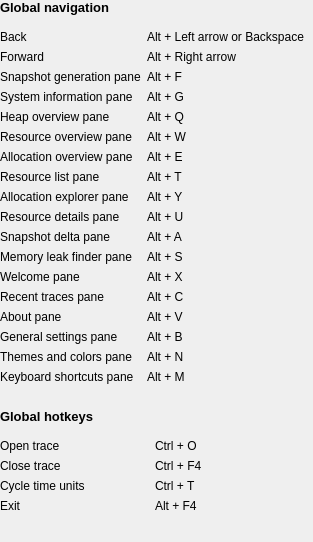
           <widget class="QWidget" name="column_1_wrapper_" native="true">
            <layout class="QVBoxLayout" name="vertical_layout_3_">
             <property name="leftMargin">
              <number>0</number>
             </property>
             <property name="topMargin">
              <number>0</number>
             </property>
             <property name="rightMargin">
              <number>0</number>
             </property>
             <property name="bottomMargin">
              <number>0</number>
             </property>
             <item>
              <widget class="ScaledLabel" name="label_global_navigation_">
               <property name="sizePolicy">
                <sizepolicy hsizetype="MinimumExpanding" vsizetype="Fixed">
                 <horstretch>0</horstretch>
                 <verstretch>0</verstretch>
                </sizepolicy>
               </property>
               <property name="font">
                <font>
                 <pointsize>10</pointsize>
                 <weight>75</weight>
                 <bold>true</bold>
                </font>
               </property>
               <property name="text">
                <string>Global navigation</string>
               </property>
               <property name="indent">
                <number>0</number>
               </property>
              </widget>
             </item>
             <item>
              <widget class="QWidget" name="global_navigation_layout_" native="true">
               <layout class="QGridLayout" name="grid_layout_">
                <property name="leftMargin">
                 <number>0</number>
                </property>
                <item row="0" column="0">
                 <widget class="ScaledLabel" name="label_back_">
                  <property name="sizePolicy">
                   <sizepolicy hsizetype="MinimumExpanding" vsizetype="Fixed">
                    <horstretch>0</horstretch>
                    <verstretch>0</verstretch>
                   </sizepolicy>
                  </property>
                  <property name="text">
                   <string>Back</string>
                  </property>
                 </widget>
                </item>
                <item row="0" column="1">
                 <widget class="ScaledLabel" name="content_back_">
                  <property name="sizePolicy">
                   <sizepolicy hsizetype="MinimumExpanding" vsizetype="Fixed">
                    <horstretch>0</horstretch>
                    <verstretch>0</verstretch>
                   </sizepolicy>
                  </property>
                  <property name="text">
                   <string>Alt + Left arrow or Backspace</string>
                  </property>
                 </widget>
                </item>
                <item row="1" column="0">
                 <widget class="ScaledLabel" name="label_forward_">
                  <property name="sizePolicy">
                   <sizepolicy hsizetype="MinimumExpanding" vsizetype="Fixed">
                    <horstretch>0</horstretch>
                    <verstretch>0</verstretch>
                   </sizepolicy>
                  </property>
                  <property name="text">
                   <string>Forward</string>
                  </property>
                 </widget>
                </item>
                <item row="1" column="1">
                 <widget class="ScaledLabel" name="content_forward_">
                  <property name="sizePolicy">
                   <sizepolicy hsizetype="MinimumExpanding" vsizetype="Fixed">
                    <horstretch>0</horstretch>
                    <verstretch>0</verstretch>
                   </sizepolicy>
                  </property>
                  <property name="text">
                   <string>Alt + Right arrow</string>
                  </property>
                 </widget>
                </item>
                <item row="2" column="0">
                 <widget class="ScaledLabel" name="label_timeline_">
                  <property name="sizePolicy">
                   <sizepolicy hsizetype="MinimumExpanding" vsizetype="Fixed">
                    <horstretch>0</horstretch>
                    <verstretch>0</verstretch>
                   </sizepolicy>
                  </property>
                  <property name="text">
                   <string>Snapshot generation pane</string>
                  </property>
                 </widget>
                </item>
                <item row="2" column="1">
                 <widget class="ScaledLabel" name="content_timeline_">
                  <property name="sizePolicy">
                   <sizepolicy hsizetype="MinimumExpanding" vsizetype="Fixed">
                    <horstretch>0</horstretch>
                    <verstretch>0</verstretch>
                   </sizepolicy>
                  </property>
                  <property name="text">
                   <string>Alt + F</string>
                  </property>
                 </widget>
                </item>
                <item row="3" column="0">
                 <widget class="ScaledLabel" name="label_device_configuration_">
                  <property name="sizePolicy">
                   <sizepolicy hsizetype="MinimumExpanding" vsizetype="Fixed">
                    <horstretch>0</horstretch>
                    <verstretch>0</verstretch>
                   </sizepolicy>
                  </property>
                  <property name="text">
                   <string>System information pane</string>
                  </property>
                 </widget>
                </item>
                <item row="3" column="1">
                 <widget class="ScaledLabel" name="content_device_configuration_">
                  <property name="sizePolicy">
                   <sizepolicy hsizetype="MinimumExpanding" vsizetype="Fixed">
                    <horstretch>0</horstretch>
                    <verstretch>0</verstretch>
                   </sizepolicy>
                  </property>
                  <property name="text">
                   <string>Alt + G</string>
                  </property>
                 </widget>
                </item>
                <item row="4" column="0">
                 <widget class="ScaledLabel" name="label_heap_overview_">
                  <property name="sizePolicy">
                   <sizepolicy hsizetype="MinimumExpanding" vsizetype="Fixed">
                    <horstretch>0</horstretch>
                    <verstretch>0</verstretch>
                   </sizepolicy>
                  </property>
                  <property name="text">
                   <string>Heap overview pane</string>
                  </property>
                 </widget>
                </item>
                <item row="4" column="1">
                 <widget class="ScaledLabel" name="content_heap_overview_">
                  <property name="sizePolicy">
                   <sizepolicy hsizetype="MinimumExpanding" vsizetype="Fixed">
                    <horstretch>0</horstretch>
                    <verstretch>0</verstretch>
                   </sizepolicy>
                  </property>
                  <property name="text">
                   <string>Alt + Q</string>
                  </property>
                 </widget>
                </item>
                <item row="5" column="0">
                 <widget class="ScaledLabel" name="label_resource_overview_">
                  <property name="sizePolicy">
                   <sizepolicy hsizetype="MinimumExpanding" vsizetype="Fixed">
                    <horstretch>0</horstretch>
                    <verstretch>0</verstretch>
                   </sizepolicy>
                  </property>
                  <property name="text">
                   <string>Resource overview pane</string>
                  </property>
                 </widget>
                </item>
                <item row="5" column="1">
                 <widget class="ScaledLabel" name="content_resource_overview_">
                  <property name="sizePolicy">
                   <sizepolicy hsizetype="MinimumExpanding" vsizetype="Fixed">
                    <horstretch>0</horstretch>
                    <verstretch>0</verstretch>
                   </sizepolicy>
                  </property>
                  <property name="text">
                   <string>Alt + W</string>
                  </property>
                 </widget>
                </item>
                <item row="6" column="0">
                 <widget class="ScaledLabel" name="label_allocation_overview_">
                  <property name="sizePolicy">
                   <sizepolicy hsizetype="MinimumExpanding" vsizetype="Fixed">
                    <horstretch>0</horstretch>
                    <verstretch>0</verstretch>
                   </sizepolicy>
                  </property>
                  <property name="text">
                   <string>Allocation overview pane</string>
                  </property>
                 </widget>
                </item>
                <item row="6" column="1">
                 <widget class="ScaledLabel" name="content_allocation_overview_">
                  <property name="sizePolicy">
                   <sizepolicy hsizetype="MinimumExpanding" vsizetype="Fixed">
                    <horstretch>0</horstretch>
                    <verstretch>0</verstretch>
                   </sizepolicy>
                  </property>
                  <property name="text">
                   <string>Alt + E</string>
                  </property>
                 </widget>
                </item>
                <item row="7" column="0">
                 <widget class="ScaledLabel" name="label_resource_list_">
                  <property name="sizePolicy">
                   <sizepolicy hsizetype="MinimumExpanding" vsizetype="Fixed">
                    <horstretch>0</horstretch>
                    <verstretch>0</verstretch>
                   </sizepolicy>
                  </property>
                  <property name="text">
                   <string>Resource list pane</string>
                  </property>
                 </widget>
                </item>
                <item row="7" column="1">
                 <widget class="ScaledLabel" name="content_resource_list_">
                  <property name="sizePolicy">
                   <sizepolicy hsizetype="MinimumExpanding" vsizetype="Fixed">
                    <horstretch>0</horstretch>
                    <verstretch>0</verstretch>
                   </sizepolicy>
                  </property>
                  <property name="text">
                   <string>Alt + T</string>
                  </property>
                 </widget>
                </item>
                <item row="8" column="0">
                 <widget class="ScaledLabel" name="label_allocation_explorer_">
                  <property name="sizePolicy">
                   <sizepolicy hsizetype="MinimumExpanding" vsizetype="Fixed">
                    <horstretch>0</horstretch>
                    <verstretch>0</verstretch>
                   </sizepolicy>
                  </property>
                  <property name="text">
                   <string>Allocation explorer pane</string>
                  </property>
                 </widget>
                </item>
                <item row="8" column="1">
                 <widget class="ScaledLabel" name="content_allocation_explorer_">
                  <property name="sizePolicy">
                   <sizepolicy hsizetype="MinimumExpanding" vsizetype="Fixed">
                    <horstretch>0</horstretch>
                    <verstretch>0</verstretch>
                   </sizepolicy>
                  </property>
                  <property name="text">
                   <string>Alt + Y</string>
                  </property>
                 </widget>
                </item>
                <item row="9" column="0">
                 <widget class="ScaledLabel" name="label_resource_details_">
                  <property name="sizePolicy">
                   <sizepolicy hsizetype="MinimumExpanding" vsizetype="Fixed">
                    <horstretch>0</horstretch>
                    <verstretch>0</verstretch>
                   </sizepolicy>
                  </property>
                  <property name="text">
                   <string>Resource details pane</string>
                  </property>
                 </widget>
                </item>
                <item row="9" column="1">
                 <widget class="ScaledLabel" name="content_resource_details_">
                  <property name="sizePolicy">
                   <sizepolicy hsizetype="MinimumExpanding" vsizetype="Fixed">
                    <horstretch>0</horstretch>
                    <verstretch>0</verstretch>
                   </sizepolicy>
                  </property>
                  <property name="text">
                   <string>Alt + U</string>
                  </property>
                 </widget>
                </item>
                <item row="10" column="0">
                 <widget class="ScaledLabel" name="label_snapshot_delta_">
                  <property name="sizePolicy">
                   <sizepolicy hsizetype="MinimumExpanding" vsizetype="Fixed">
                    <horstretch>0</horstretch>
                    <verstretch>0</verstretch>
                   </sizepolicy>
                  </property>
                  <property name="text">
                   <string>Snapshot delta pane</string>
                  </property>
                 </widget>
                </item>
                <item row="10" column="1">
                 <widget class="ScaledLabel" name="content_snapshot_delta_">
                  <property name="sizePolicy">
                   <sizepolicy hsizetype="MinimumExpanding" vsizetype="Fixed">
                    <horstretch>0</horstretch>
                    <verstretch>0</verstretch>
                   </sizepolicy>
                  </property>
                  <property name="text">
                   <string>Alt + A</string>
                  </property>
                 </widget>
                </item>
                <item row="11" column="0">
                 <widget class="ScaledLabel" name="label_memory_leak_finder_">
                  <property name="sizePolicy">
                   <sizepolicy hsizetype="MinimumExpanding" vsizetype="Fixed">
                    <horstretch>0</horstretch>
                    <verstretch>0</verstretch>
                   </sizepolicy>
                  </property>
                  <property name="text">
                   <string>Memory leak finder pane</string>
                  </property>
                 </widget>
                </item>
                <item row="11" column="1">
                 <widget class="ScaledLabel" name="content_memory_leak_finder_">
                  <property name="sizePolicy">
                   <sizepolicy hsizetype="MinimumExpanding" vsizetype="Fixed">
                    <horstretch>0</horstretch>
                    <verstretch>0</verstretch>
                   </sizepolicy>
                  </property>
                  <property name="text">
                   <string>Alt + S</string>
                  </property>
                 </widget>
                </item>
                <item row="12" column="0">
                 <widget class="ScaledLabel" name="label_Welcome_">
                  <property name="sizePolicy">
                   <sizepolicy hsizetype="MinimumExpanding" vsizetype="Fixed">
                    <horstretch>0</horstretch>
                    <verstretch>0</verstretch>
                   </sizepolicy>
                  </property>
                  <property name="text">
                   <string>Welcome pane</string>
                  </property>
                 </widget>
                </item>
                <item row="12" column="1">
                 <widget class="ScaledLabel" name="content_welcome_">
                  <property name="sizePolicy">
                   <sizepolicy hsizetype="MinimumExpanding" vsizetype="Fixed">
                    <horstretch>0</horstretch>
                    <verstretch>0</verstretch>
                   </sizepolicy>
                  </property>
                  <property name="text">
                   <string>Alt + X</string>
                  </property>
                 </widget>
                </item>
                <item row="13" column="0">
                 <widget class="ScaledLabel" name="label_recent_traces_">
                  <property name="sizePolicy">
                   <sizepolicy hsizetype="MinimumExpanding" vsizetype="Fixed">
                    <horstretch>0</horstretch>
                    <verstretch>0</verstretch>
                   </sizepolicy>
                  </property>
                  <property name="text">
                   <string>Recent traces pane</string>
                  </property>
                 </widget>
                </item>
                <item row="13" column="1">
                 <widget class="ScaledLabel" name="content_recent_traces_">
                  <property name="sizePolicy">
                   <sizepolicy hsizetype="MinimumExpanding" vsizetype="Fixed">
                    <horstretch>0</horstretch>
                    <verstretch>0</verstretch>
                   </sizepolicy>
                  </property>
                  <property name="text">
                   <string>Alt + C</string>
                  </property>
                 </widget>
                </item>
                <item row="14" column="0">
                 <widget class="ScaledLabel" name="label_about_">
                  <property name="sizePolicy">
                   <sizepolicy hsizetype="MinimumExpanding" vsizetype="Fixed">
                    <horstretch>0</horstretch>
                    <verstretch>0</verstretch>
                   </sizepolicy>
                  </property>
                  <property name="text">
                   <string>About pane</string>
                  </property>
                 </widget>
                </item>
                <item row="14" column="1">
                 <widget class="ScaledLabel" name="content_about_">
                  <property name="sizePolicy">
                   <sizepolicy hsizetype="MinimumExpanding" vsizetype="Fixed">
                    <horstretch>0</horstretch>
                    <verstretch>0</verstretch>
                   </sizepolicy>
                  </property>
                  <property name="text">
                   <string>Alt + V</string>
                  </property>
                 </widget>
                </item>
                <item row="15" column="0">
                 <widget class="ScaledLabel" name="label_general_settings_">
                  <property name="sizePolicy">
                   <sizepolicy hsizetype="MinimumExpanding" vsizetype="Fixed">
                    <horstretch>0</horstretch>
                    <verstretch>0</verstretch>
                   </sizepolicy>
                  </property>
                  <property name="text">
                   <string>General settings pane</string>
                  </property>
                 </widget>
                </item>
                <item row="15" column="1">
                 <widget class="ScaledLabel" name="content_general_settings_">
                  <property name="sizePolicy">
                   <sizepolicy hsizetype="MinimumExpanding" vsizetype="Fixed">
                    <horstretch>0</horstretch>
                    <verstretch>0</verstretch>
                   </sizepolicy>
                  </property>
                  <property name="text">
                   <string>Alt + B</string>
                  </property>
                 </widget>
                </item>
                <item row="16" column="0">
                 <widget class="ScaledLabel" name="label_themes_and_colors_">
                  <property name="sizePolicy">
                   <sizepolicy hsizetype="MinimumExpanding" vsizetype="Fixed">
                    <horstretch>0</horstretch>
                    <verstretch>0</verstretch>
                   </sizepolicy>
                  </property>
                  <property name="text">
                   <string>Themes and colors pane</string>
                  </property>
                 </widget>
                </item>
                <item row="16" column="1">
                 <widget class="ScaledLabel" name="content_themes_and_colors_">
                  <property name="sizePolicy">
                   <sizepolicy hsizetype="MinimumExpanding" vsizetype="Fixed">
                    <horstretch>0</horstretch>
                    <verstretch>0</verstretch>
                   </sizepolicy>
                  </property>
                  <property name="text">
                   <string>Alt + N</string>
                  </property>
                 </widget>
                </item>
                <item row="17" column="0">
                 <widget class="ScaledLabel" name="label_keyboard_shortcuts_">
                  <property name="sizePolicy">
                   <sizepolicy hsizetype="MinimumExpanding" vsizetype="Fixed">
                    <horstretch>0</horstretch>
                    <verstretch>0</verstretch>
                   </sizepolicy>
                  </property>
                  <property name="text">
                   <string>Keyboard shortcuts pane</string>
                  </property>
                 </widget>
                </item>
                <item row="17" column="1">
                 <widget class="ScaledLabel" name="content_keyboard_shortcuts_">
                  <property name="sizePolicy">
                   <sizepolicy hsizetype="MinimumExpanding" vsizetype="Fixed">
                    <horstretch>0</horstretch>
                    <verstretch>0</verstretch>
                   </sizepolicy>
                  </property>
                  <property name="text">
                   <string>Alt + M</string>
                  </property>
                 </widget>
                </item>
               </layout>
              </widget>
             </item>
             <item>
              <spacer name="vertical_spacer_1_">
               <property name="orientation">
                <enum>Qt::Vertical</enum>
               </property>
               <property name="sizeType">
                <enum>QSizePolicy::Fixed</enum>
               </property>
               <property name="sizeHint" stdset="0">
                <size>
                 <width>20</width>
                 <height>10</height>
                </size>
               </property>
              </spacer>
             </item>
             <item>
              <widget class="ScaledLabel" name="label_global_hotkeys_">
               <property name="sizePolicy">
                <sizepolicy hsizetype="MinimumExpanding" vsizetype="Fixed">
                 <horstretch>0</horstretch>
                 <verstretch>0</verstretch>
                </sizepolicy>
               </property>
               <property name="font">
                <font>
                 <pointsize>10</pointsize>
                 <weight>75</weight>
                 <bold>true</bold>
                </font>
               </property>
               <property name="text">
                <string>Global hotkeys</string>
               </property>
              </widget>
             </item>
             <item>
              <widget class="QWidget" name="global_hotkeys_layout_" native="true">
               <layout class="QGridLayout" name="grid_layout_2_">
                <property name="leftMargin">
                 <number>0</number>
                </property>
                <item row="0" column="0">
                 <widget class="ScaledLabel" name="label_open_">
                  <property name="sizePolicy">
                   <sizepolicy hsizetype="MinimumExpanding" vsizetype="Fixed">
                    <horstretch>0</horstretch>
                    <verstretch>0</verstretch>
                   </sizepolicy>
                  </property>
                  <property name="text">
                   <string>Open trace</string>
                  </property>
                 </widget>
                </item>
                <item row="0" column="1">
                 <widget class="ScaledLabel" name="content_open_">
                  <property name="sizePolicy">
                   <sizepolicy hsizetype="MinimumExpanding" vsizetype="Fixed">
                    <horstretch>0</horstretch>
                    <verstretch>0</verstretch>
                   </sizepolicy>
                  </property>
                  <property name="text">
                   <string>Ctrl + O</string>
                  </property>
                 </widget>
                </item>
                <item row="1" column="0">
                 <widget class="ScaledLabel" name="label_close_">
                  <property name="sizePolicy">
                   <sizepolicy hsizetype="MinimumExpanding" vsizetype="Fixed">
                    <horstretch>0</horstretch>
                    <verstretch>0</verstretch>
                   </sizepolicy>
                  </property>
                  <property name="text">
                   <string>Close trace</string>
                  </property>
                 </widget>
                </item>
                <item row="1" column="1">
                 <widget class="ScaledLabel" name="content_close_">
                  <property name="sizePolicy">
                   <sizepolicy hsizetype="MinimumExpanding" vsizetype="Fixed">
                    <horstretch>0</horstretch>
                    <verstretch>0</verstretch>
                   </sizepolicy>
                  </property>
                  <property name="text">
                   <string>Ctrl + F4</string>
                  </property>
                 </widget>
                </item>
                <item row="2" column="0">
                 <widget class="ScaledLabel" name="label_cycle_time_">
                  <property name="sizePolicy">
                   <sizepolicy hsizetype="MinimumExpanding" vsizetype="Fixed">
                    <horstretch>0</horstretch>
                    <verstretch>0</verstretch>
                   </sizepolicy>
                  </property>
                  <property name="text">
                   <string>Cycle time units</string>
                  </property>
                 </widget>
                </item>
                <item row="2" column="1">
                 <widget class="ScaledLabel" name="content_cycle_time_">
                  <property name="sizePolicy">
                   <sizepolicy hsizetype="MinimumExpanding" vsizetype="Fixed">
                    <horstretch>0</horstretch>
                    <verstretch>0</verstretch>
                   </sizepolicy>
                  </property>
                  <property name="text">
                   <string>Ctrl + T</string>
                  </property>
                 </widget>
                </item>
                <item row="3" column="0">
                 <widget class="ScaledLabel" name="label_exit_">
                  <property name="sizePolicy">
                   <sizepolicy hsizetype="MinimumExpanding" vsizetype="Fixed">
                    <horstretch>0</horstretch>
                    <verstretch>0</verstretch>
                   </sizepolicy>
                  </property>
                  <property name="text">
                   <string>Exit</string>
                  </property>
                 </widget>
                </item>
                <item row="3" column="1">
                 <widget class="ScaledLabel" name="content_exit_">
                  <property name="sizePolicy">
                   <sizepolicy hsizetype="MinimumExpanding" vsizetype="Fixed">
                    <horstretch>0</horstretch>
                    <verstretch>0</verstretch>
                   </sizepolicy>
                  </property>
                  <property name="text">
                   <string>Alt + F4</string>
                  </property>
                 </widget>
                </item>
               </layout>
              </widget>
             </item>
             <item>
              <spacer name="vertical_spacer_end_column_1">
               <property name="orientation">
                <enum>Qt::Vertical</enum>
               </property>
               <property name="sizeHint" stdset="0">
                <size>
                 <width>20</width>
                 <height>20</height>
                </size>
               </property>
              </spacer>
             </item>
            </layout>
           </widget>
